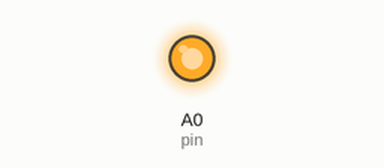
The sketch below on a simulated Arduino Uno, built with avr-gcc and run on an emulated ATmega328P. On the bench: output pins drawn as LEDs (lit = HIGH).

Above: at 0.1 s.
Timing chart, 0 to 1.6 s (numbered marks = the images above):
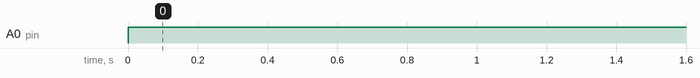

Measured:
- by itself, A0 (pin): LOW → HIGH at 0.00 s

The sketch:

LedTest.ino
```cpp
int pin = A0;

void setup()
{
  pinMode(pin, OUTPUT);
  Serial.begin(9600);
}

void loop()
{
    //digitalWrite(pin, LOW);
    //delay(900);
    digitalWrite(pin, HIGH);
    delay(100);
}
```
